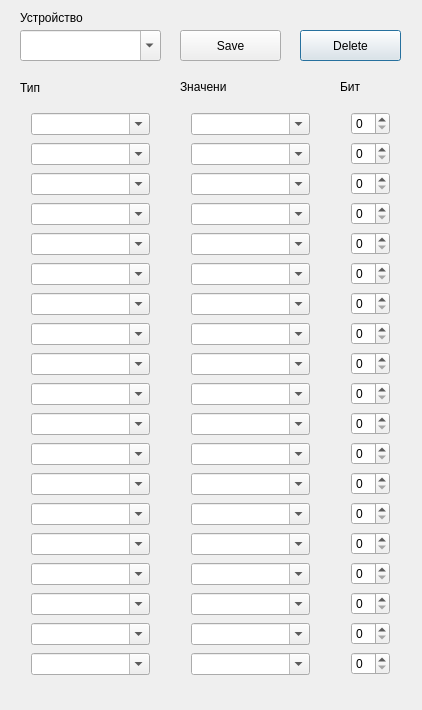
<?xml version="1.0" encoding="UTF-8"?>
<ui version="4.0">
 <class>Dialog</class>
 <widget class="QDialog" name="Dialog">
  <property name="geometry">
   <rect>
    <x>0</x>
    <y>0</y>
    <width>422</width>
    <height>710</height>
   </rect>
  </property>
  <property name="windowTitle">
   <string>Параметры устройств</string>
  </property>
  <widget class="QPushButton" name="pushButton">
   <property name="geometry">
    <rect>
     <x>300</x>
     <y>30</y>
     <width>101</width>
     <height>31</height>
    </rect>
   </property>
   <property name="text">
    <string>Delete</string>
   </property>
  </widget>
  <widget class="QComboBox" name="comboBox_17">
   <property name="geometry">
    <rect>
     <x>20</x>
     <y>30</y>
     <width>141</width>
     <height>31</height>
    </rect>
   </property>
   <property name="editable">
    <bool>true</bool>
   </property>
  </widget>
  <widget class="QLabel" name="label">
   <property name="geometry">
    <rect>
     <x>20</x>
     <y>10</y>
     <width>91</width>
     <height>16</height>
    </rect>
   </property>
   <property name="text">
    <string>Устройство</string>
   </property>
  </widget>
  <widget class="QLabel" name="label_2">
   <property name="geometry">
    <rect>
     <x>20</x>
     <y>80</y>
     <width>61</width>
     <height>16</height>
    </rect>
   </property>
   <property name="text">
    <string>Тип</string>
   </property>
  </widget>
  <widget class="QLabel" name="label_3">
   <property name="geometry">
    <rect>
     <x>180</x>
     <y>80</y>
     <width>47</width>
     <height>13</height>
    </rect>
   </property>
   <property name="text">
    <string>Значение</string>
   </property>
  </widget>
  <widget class="QLabel" name="label_4">
   <property name="geometry">
    <rect>
     <x>340</x>
     <y>80</y>
     <width>47</width>
     <height>13</height>
    </rect>
   </property>
   <property name="text">
    <string>Бит</string>
   </property>
  </widget>
  <widget class="QWidget" name="layoutWidget">
   <property name="geometry">
    <rect>
     <x>20</x>
     <y>100</y>
     <width>141</width>
     <height>601</height>
    </rect>
   </property>
   <layout class="QGridLayout" name="gridLayout">
    <item row="8" column="0">
     <widget class="QComboBox" name="comboBox_9">
      <property name="editable">
       <bool>true</bool>
      </property>
     </widget>
    </item>
    <item row="11" column="0">
     <widget class="QComboBox" name="comboBox_12">
      <property name="editable">
       <bool>true</bool>
      </property>
     </widget>
    </item>
    <item row="3" column="0">
     <widget class="QComboBox" name="comboBox_4">
      <property name="editable">
       <bool>true</bool>
      </property>
     </widget>
    </item>
    <item row="10" column="0">
     <widget class="QComboBox" name="comboBox_11">
      <property name="editable">
       <bool>true</bool>
      </property>
     </widget>
    </item>
    <item row="5" column="0">
     <widget class="QComboBox" name="comboBox_6">
      <property name="editable">
       <bool>true</bool>
      </property>
     </widget>
    </item>
    <item row="16" column="0">
     <widget class="QComboBox" name="comboBox_34">
      <property name="editable">
       <bool>true</bool>
      </property>
     </widget>
    </item>
    <item row="14" column="0">
     <widget class="QComboBox" name="comboBox_15">
      <property name="editable">
       <bool>true</bool>
      </property>
     </widget>
    </item>
    <item row="7" column="0">
     <widget class="QComboBox" name="comboBox_8">
      <property name="editable">
       <bool>true</bool>
      </property>
     </widget>
    </item>
    <item row="13" column="0">
     <widget class="QComboBox" name="comboBox_14">
      <property name="editable">
       <bool>true</bool>
      </property>
     </widget>
    </item>
    <item row="12" column="0">
     <widget class="QComboBox" name="comboBox_13">
      <property name="editable">
       <bool>true</bool>
      </property>
     </widget>
    </item>
    <item row="15" column="0">
     <widget class="QComboBox" name="comboBox_16">
      <property name="editable">
       <bool>true</bool>
      </property>
     </widget>
    </item>
    <item row="4" column="0">
     <widget class="QComboBox" name="comboBox_5">
      <property name="editable">
       <bool>true</bool>
      </property>
     </widget>
    </item>
    <item row="17" column="0">
     <widget class="QComboBox" name="comboBox_35">
      <property name="editable">
       <bool>true</bool>
      </property>
     </widget>
    </item>
    <item row="6" column="0">
     <widget class="QComboBox" name="comboBox_7">
      <property name="editable">
       <bool>true</bool>
      </property>
     </widget>
    </item>
    <item row="0" column="0">
     <widget class="QComboBox" name="comboBox">
      <property name="editable">
       <bool>true</bool>
      </property>
      <property name="currentText">
       <string/>
      </property>
      <property name="currentIndex">
       <number>-1</number>
      </property>
     </widget>
    </item>
    <item row="1" column="0">
     <widget class="QComboBox" name="comboBox_2">
      <property name="editable">
       <bool>true</bool>
      </property>
     </widget>
    </item>
    <item row="2" column="0">
     <widget class="QComboBox" name="comboBox_3">
      <property name="editable">
       <bool>true</bool>
      </property>
     </widget>
    </item>
    <item row="9" column="0">
     <widget class="QComboBox" name="comboBox_10">
      <property name="editable">
       <bool>true</bool>
      </property>
     </widget>
    </item>
    <item row="18" column="0">
     <widget class="QComboBox" name="comboBox_36">
      <property name="editable">
       <bool>true</bool>
      </property>
     </widget>
    </item>
   </layout>
  </widget>
  <widget class="QWidget" name="layoutWidget">
   <property name="geometry">
    <rect>
     <x>180</x>
     <y>100</y>
     <width>141</width>
     <height>601</height>
    </rect>
   </property>
   <layout class="QGridLayout" name="gridLayout_2">
    <item row="5" column="0">
     <widget class="QComboBox" name="comboBox_23">
      <property name="editable">
       <bool>true</bool>
      </property>
     </widget>
    </item>
    <item row="2" column="0">
     <widget class="QComboBox" name="comboBox_20">
      <property name="editable">
       <bool>true</bool>
      </property>
     </widget>
    </item>
    <item row="15" column="0">
     <widget class="QComboBox" name="comboBox_33">
      <property name="editable">
       <bool>true</bool>
      </property>
     </widget>
    </item>
    <item row="16" column="0">
     <widget class="QComboBox" name="comboBox_37">
      <property name="editable">
       <bool>true</bool>
      </property>
     </widget>
    </item>
    <item row="1" column="0">
     <widget class="QComboBox" name="comboBox_19">
      <property name="editable">
       <bool>true</bool>
      </property>
     </widget>
    </item>
    <item row="8" column="0">
     <widget class="QComboBox" name="comboBox_26">
      <property name="editable">
       <bool>true</bool>
      </property>
     </widget>
    </item>
    <item row="6" column="0">
     <widget class="QComboBox" name="comboBox_24">
      <property name="editable">
       <bool>true</bool>
      </property>
     </widget>
    </item>
    <item row="10" column="0">
     <widget class="QComboBox" name="comboBox_28">
      <property name="editable">
       <bool>true</bool>
      </property>
     </widget>
    </item>
    <item row="0" column="0">
     <widget class="QComboBox" name="comboBox_18">
      <property name="editable">
       <bool>true</bool>
      </property>
     </widget>
    </item>
    <item row="14" column="0">
     <widget class="QComboBox" name="comboBox_32">
      <property name="editable">
       <bool>true</bool>
      </property>
     </widget>
    </item>
    <item row="12" column="0">
     <widget class="QComboBox" name="comboBox_30">
      <property name="editable">
       <bool>true</bool>
      </property>
     </widget>
    </item>
    <item row="9" column="0">
     <widget class="QComboBox" name="comboBox_27">
      <property name="editable">
       <bool>true</bool>
      </property>
     </widget>
    </item>
    <item row="3" column="0">
     <widget class="QComboBox" name="comboBox_21">
      <property name="editable">
       <bool>true</bool>
      </property>
     </widget>
    </item>
    <item row="11" column="0">
     <widget class="QComboBox" name="comboBox_29">
      <property name="editable">
       <bool>true</bool>
      </property>
     </widget>
    </item>
    <item row="4" column="0">
     <widget class="QComboBox" name="comboBox_22">
      <property name="editable">
       <bool>true</bool>
      </property>
     </widget>
    </item>
    <item row="13" column="0">
     <widget class="QComboBox" name="comboBox_31">
      <property name="editable">
       <bool>true</bool>
      </property>
     </widget>
    </item>
    <item row="7" column="0">
     <widget class="QComboBox" name="comboBox_25">
      <property name="editable">
       <bool>true</bool>
      </property>
     </widget>
    </item>
    <item row="17" column="0">
     <widget class="QComboBox" name="comboBox_38">
      <property name="editable">
       <bool>true</bool>
      </property>
     </widget>
    </item>
    <item row="18" column="0">
     <widget class="QComboBox" name="comboBox_39">
      <property name="editable">
       <bool>true</bool>
      </property>
     </widget>
    </item>
   </layout>
  </widget>
  <widget class="QWidget" name="layoutWidget">
   <property name="geometry">
    <rect>
     <x>340</x>
     <y>100</y>
     <width>61</width>
     <height>601</height>
    </rect>
   </property>
   <layout class="QGridLayout" name="gridLayout_3">
    <item row="11" column="0">
     <widget class="QSpinBox" name="spinBox_12"/>
    </item>
    <item row="16" column="0">
     <widget class="QSpinBox" name="spinBox_17">
      <property name="maximum">
       <number>20</number>
      </property>
     </widget>
    </item>
    <item row="3" column="0">
     <widget class="QSpinBox" name="spinBox_4"/>
    </item>
    <item row="0" column="0">
     <widget class="QSpinBox" name="spinBox">
      <property name="value">
       <number>0</number>
      </property>
     </widget>
    </item>
    <item row="15" column="0">
     <widget class="QSpinBox" name="spinBox_16"/>
    </item>
    <item row="1" column="0">
     <widget class="QSpinBox" name="spinBox_2"/>
    </item>
    <item row="7" column="0">
     <widget class="QSpinBox" name="spinBox_8"/>
    </item>
    <item row="13" column="0">
     <widget class="QSpinBox" name="spinBox_14"/>
    </item>
    <item row="12" column="0">
     <widget class="QSpinBox" name="spinBox_13"/>
    </item>
    <item row="5" column="0">
     <widget class="QSpinBox" name="spinBox_6"/>
    </item>
    <item row="14" column="0">
     <widget class="QSpinBox" name="spinBox_15"/>
    </item>
    <item row="10" column="0">
     <widget class="QSpinBox" name="spinBox_11"/>
    </item>
    <item row="6" column="0">
     <widget class="QSpinBox" name="spinBox_7"/>
    </item>
    <item row="9" column="0">
     <widget class="QSpinBox" name="spinBox_10"/>
    </item>
    <item row="8" column="0">
     <widget class="QSpinBox" name="spinBox_9"/>
    </item>
    <item row="4" column="0">
     <widget class="QSpinBox" name="spinBox_5"/>
    </item>
    <item row="17" column="0">
     <widget class="QSpinBox" name="spinBox_18">
      <property name="maximum">
       <number>20</number>
      </property>
     </widget>
    </item>
    <item row="2" column="0">
     <widget class="QSpinBox" name="spinBox_3"/>
    </item>
    <item row="18" column="0">
     <widget class="QSpinBox" name="spinBox_19">
      <property name="maximum">
       <number>20</number>
      </property>
     </widget>
    </item>
   </layout>
  </widget>
  <widget class="QPushButton" name="m_pButton">
   <property name="geometry">
    <rect>
     <x>180</x>
     <y>30</y>
     <width>101</width>
     <height>31</height>
    </rect>
   </property>
   <property name="text">
    <string>Save</string>
   </property>
  </widget>
 </widget>
 <layoutdefault spacing="6" margin="11"/>
 <resources/>
 <connections/>
</ui>
